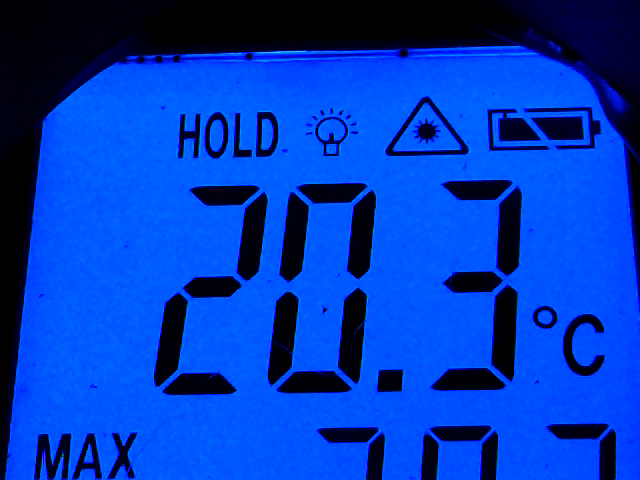
//> input picture digits_01/pics/00000008.png, 640 x 480 px, given in place of the camera
$ ./main   (built with g++ and OpenCV 4)
//> lines starting //> are read from the running program, lines starting //| are printed output that depends on the picture; after the words box and inside, x2 and y2 are one past the last pixel; in counts of white or black regions, pixels touching at a corner belong together
#include "opencv2/imgproc/imgproc.hpp"
#include "opencv2/highgui/highgui.hpp"
#include <stdio.h>
#include <string>
#include <fstream>

using namespace cv;

int MIN_AREA = 200;
double B = 0.95;
double A = 0.3;

/*
 Hue values of basic colors
 Orange  0-22
 Yellow 22- 38
 Green 38-75
 Blue 75-130
 Violet 130-160
 Red 160-179
 */

int hueLow = 160, hueHigh = 179, satLow = 30, satHigh = 200, valLow = 30,
		valHigh = 200;

int thresh = 100;

string winIn = "video";
string winOut = "output";
string winSetup = "setup";

bool isEdgeDetect = true;

static void help() {
	printf("\n"
			"Color detection. Default is red. Use trackbars to set.\n"
			"Hue values of basic colors\n"
			"Orange  0-22\n"
			"Yellow 22- 38\n"
			"Green 38-75\n"
			"Blue 75-130\n"
			"Violet 130-160\n"
			"Red 160-179\n");
}

// [21 lines left out: functions putTextInBox, crossHair, not called in this run]

static void setupGUI() {
	namedWindow(winIn, 1);
	namedWindow(winOut, 1);
	namedWindow(winSetup, 1);

	// [8 lines of commented-out code are left out]

}

static void init(int argc, char** argv, VideoCapture& cap) {
//> called with argc = 1
	help();

	if (argc < 2) {
		cap.open(1);
	} else {
		cap.open(std::string(argv[1]));
	}
	if (!cap.isOpened()) {
		printf("\nCan not open camera or video file\n");
		exit(-1);
	}

	Mat tmp_frame;

	cap >> tmp_frame;
//> tmp_frame is the input picture: 480 rows x 640 cols, CV_8UC3; mean B, G, R 187.1, 59.7, 0.2
	if (!tmp_frame.data) {
		printf("can not read data from the video source\n");
		exit(-1);
	}

	printf("image height:%d\n", tmp_frame.rows);
//| image height:480

}

static void binarizeImage(const Mat img, Mat& outImg) {
	cvtColor(img, outImg, CV_BGR2GRAY);
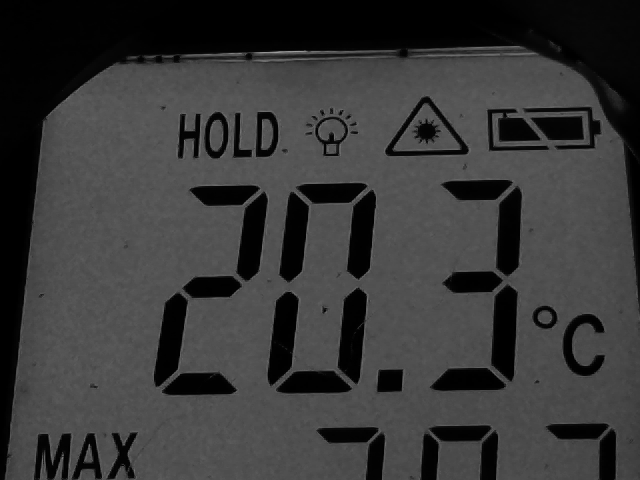
//> outImg: 480 rows x 640 cols, CV_8UC1; min 0, max 159, mean 56.4
	adaptiveThreshold(outImg, outImg, 255, cv::ADAPTIVE_THRESH_GAUSSIAN_C, //
			cv::THRESH_BINARY_INV, //
			7, //
			7 //
			);
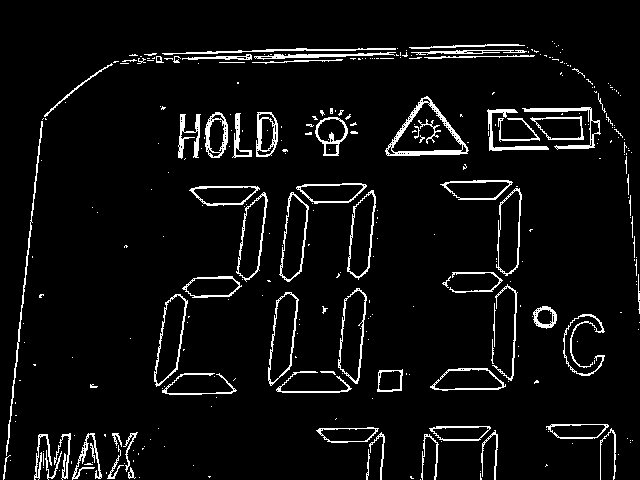
//> outImg: 480 rows x 640 cols, CV_8UC1; 5.5% white in thin lines or dots
	GaussianBlur(outImg, outImg, Size(3, 3), 0, 0);
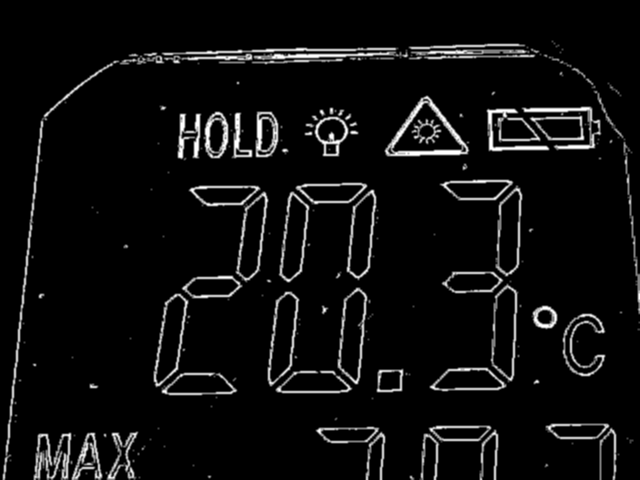
//> outImg: 480 rows x 640 cols, CV_8UC1; 12.03% of pixels changed, all inside (x1, y1, x2, y2) = (2, 40, 640, 480)

}

// [58 lines left out: functions fineImage, detectColor, findMassCenter, not called in this run]

static void save(std::string fileName) {
	std::ofstream oFile;

	//saving data
	oFile.open(fileName.c_str(), std::ios_base::app);

	oFile << hueLow << " " << hueHigh << " ";
	oFile << satLow << " " << satHigh << " ";
	oFile << valLow << " " << valHigh << std::endl;

	oFile.flush();
	oFile.close();
}

static void loadLastLine(std::string fileName) {
	std::ifstream iFile;
	std::string line;

	iFile.open(fileName.c_str());
	while (iFile.good()) {
		std::string tmp;
		getline(iFile, tmp);
		if (!tmp.empty()) {
			line = tmp;
		}
	}
	iFile.close();
	std::stringstream s(line);

	printf("last line:%s", line.c_str());

	s >> hueLow;
	s >> hueHigh;
	s >> satLow;
	s >> satHigh;
	s >> valLow;
	s >> valHigh;

	printf("values:%d,%d,%d,%d,%d,%d\n", hueLow, hueHigh, satLow, satHigh,
			valLow, valHigh);

}

// [76 lines left out: functions findMaxContour, detectBiggestEllipse, not called in this run]

static bool detectHoughCircle(Mat const binaryImg, Vec3f &circle) {
	bool found = false;
	vector<cv::Vec3f> circles;
	printf("detectHoughCircle 1\n");
	HoughCircles(binaryImg, circles, CV_HOUGH_GRADIENT, 2, // accumulator resolution (size of the image / 2)
			50, // minimum distance between two circles
			200, // Canny high threshold
			100, // minimum number of votes
			20, 500); // min and max radius
//> circles = 59 circles (x, y, radius), first 12: [271, 299, 248.4], [439, 249, 198.8], [347, 221, 173.2], [193, 213, 162.4], [437, 197, 190.8], [195, 265, 213.4], [339, 271, 158.2], [493, 243, 144], [291, 423, 283], [387, 183, 136.8], [499, 175, 129], [303, 479, 297.2]
	printf("detectHoughCircle 2\n");
	float maxr = 0;
	uint idx = 0;
	for (uint i = 0; i < circles.size(); i++) {
		if (circles[i][2] > maxr) {
			maxr = circles[i][2];
			idx = i;
		}
	}
//> this loop made 59 passes
//> maxr on passes 1, 9, 12: 248.4, 283, 297.2
//> after the loop, maxr = 297.2; idx = 11

	if (!circles.empty()) {
		printf("detectHoughCircle 3,%f,%d\n", maxr, idx);
//| detectHoughCircle 3,297.200012,11
		circle = circles[idx];
//> circle = [303, 479, 297.2]
		printf("detectHoughCircle 4\n");
		found = true;
	}

	return found;
}

// [23 lines left out: functions detectBiggestCircle, drawRotatedRect, not called in this run]

int main(int argc, char** argv) {

	VideoCapture cap;

	init(argc, argv, cap);

	loadLastLine("thresholds.txt");

	setupGUI();

	Mat tmp_frame, out_frame;
	RotatedRect rrect;

	for (;;) {
		cap >> tmp_frame;
		if (!tmp_frame.data)
			break;
		//fineImage(tmp_frame, out_frame);
		binarizeImage(tmp_frame, out_frame);

		printf("1\n");
		float radius;
		cv::Point2f center;
		bool found = false;
		//bool found = detectBiggestCircle(out_frame, center, radius);
		Vec3f circle_;
		found = detectHoughCircle(out_frame, circle_);
//> found = true; circle_ = [303, 479, 297.2]
		//found = detectBiggestEllipse(out_frame, rrect);
		printf("2\n");
		// [4 lines of commented-out code are left out]
		if (found) {
			//for (uint i = 0; i < circles.size(); i++) {
			Vec3f c = circle_;
//> c = [303, 479, 297.2]
			circle(tmp_frame, Point(c[0], c[1]), static_cast<int>(c[2]),
					cv::Scalar(0, 255, 0), 4);
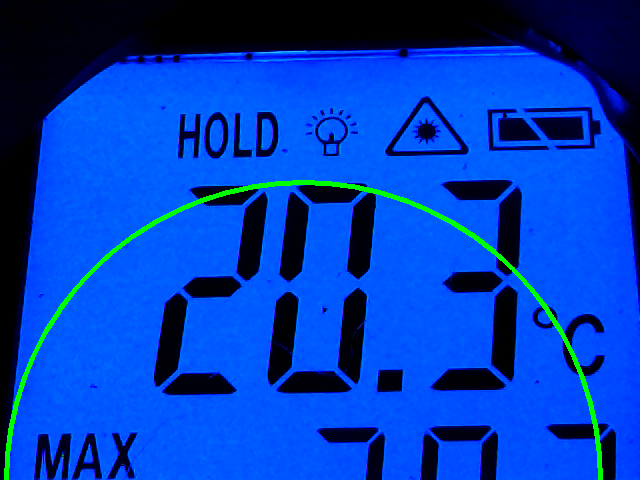
//> tmp_frame: 480 rows x 640 cols, CV_8UC3; 1.48% of pixels changed, all inside (x1, y1, x2, y2) = (4, 180, 603, 480)
			//drawRotatedRect(tmp_frame, rrect);
			//}
			printf("3\n");
		}

		imshow(winIn, tmp_frame);
		imshow(winOut, out_frame);
		char keycode = waitKey(30);
//> the 'e' key is pressed
		if (keycode == 's') {
			save("thresholds.txt");
		}
		if (keycode == 27)
			break;
		if (keycode == 'e') {
			isEdgeDetect = !isEdgeDetect;
		}

	}

	save("thresholds.txt");

	cap.release();
	return 0;
}

$ run again, on digits_01/pics/00000009.png
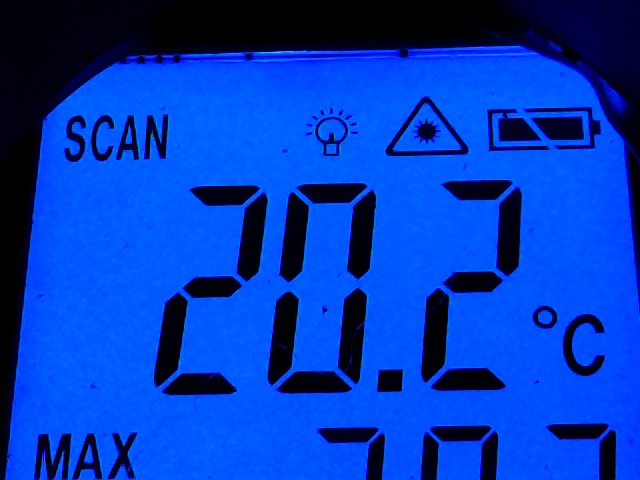
//> input picture digits_01/pics/00000009.png, 640 x 480 px, given in place of the camera
//> in init, tmp_frame is the input picture: 480 rows x 640 cols, CV_8UC3; mean B, G, R 187.5, 59.4, 0.2
//| image height:480
//> in binarizeImage, `GaussianBlur(outImg, outImg, Size(3, 3), 0, 0);`:
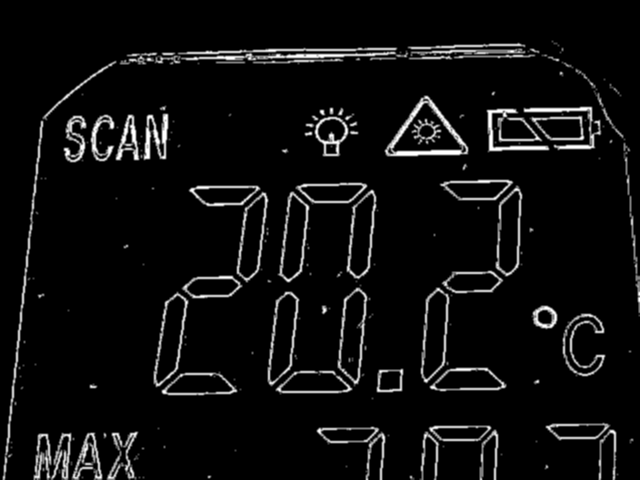
//> outImg: 480 rows x 640 cols, CV_8UC1; min 0, max 255, mean 14.1
//> circles = 55 circles (x, y, radius), first 12: [439, 241, 196.6], [203, 223, 171.6], [247, 271, 221.6], [301, 221, 172], [163, 181, 129.2], [477, 199, 155.2], [359, 211, 161.4], [453, 289, 185.8], [169, 261, 203.6], [133, 311, 164.2], [515, 277, 168.8], [395, 277, 158.8]
//> the loop in detectHoughCircle, `for (uint i = 0; i < circles.size(); i++)` made 55 passes
//> maxr on passes 1, 3, 22: 196.6, 221.6, 267.8
//> after the loop in detectHoughCircle, `for (uint i = 0; i < circles.size(); i++)`: maxr = 267.8; idx = 21
//| detectHoughCircle 3,267.799988,21
//> circle = [37, 211, 267.8]
//> found = true; circle_ = [37, 211, 267.8]
//> `circle(tmp_frame, Point(c[0], c[1]), static_cast<int>(c[2]), cv::Scala..`:
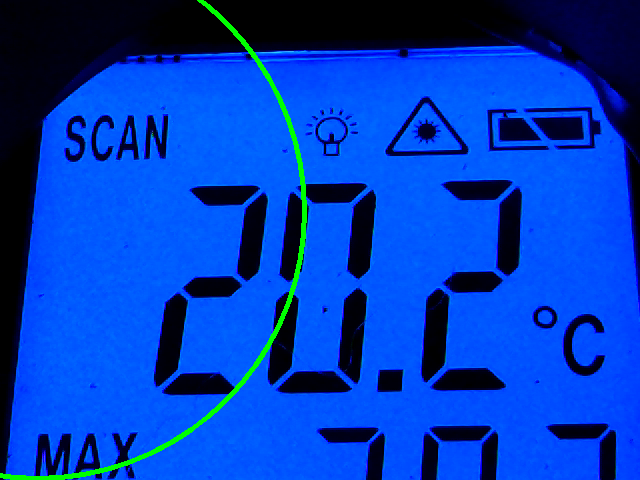
//> tmp_frame: 480 rows x 640 cols, CV_8UC3; 1.13% of pixels changed, all inside (x1, y1, x2, y2) = (0, 0, 307, 480)
